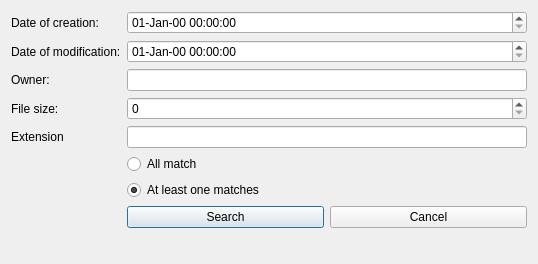
<?xml version="1.0" encoding="UTF-8"?>
<ui version="4.0">
 <class>WindowMetadataSearch</class>
 <widget class="QDialog" name="WindowMetadataSearch">
  <property name="geometry">
   <rect>
    <x>0</x>
    <y>0</y>
    <width>538</width>
    <height>264</height>
   </rect>
  </property>
  <property name="windowTitle">
   <string>Dialog</string>
  </property>
  <layout class="QFormLayout" name="formLayout">
   <item row="0" column="0">
    <widget class="QLabel" name="label_dateCreation">
     <property name="sizePolicy">
      <sizepolicy hsizetype="Preferred" vsizetype="Minimum">
       <horstretch>0</horstretch>
       <verstretch>0</verstretch>
      </sizepolicy>
     </property>
     <property name="text">
      <string>Date of creation:</string>
     </property>
    </widget>
   </item>
   <item row="0" column="1">
    <widget class="QDateTimeEdit" name="dateTimeEdit_creation">
     <property name="sizePolicy">
      <sizepolicy hsizetype="Minimum" vsizetype="Minimum">
       <horstretch>0</horstretch>
       <verstretch>0</verstretch>
      </sizepolicy>
     </property>
     <property name="displayFormat">
      <string>dd-MMM-yy HH:mm:ss</string>
     </property>
    </widget>
   </item>
   <item row="1" column="0">
    <widget class="QLabel" name="label_dateModification">
     <property name="sizePolicy">
      <sizepolicy hsizetype="Preferred" vsizetype="Minimum">
       <horstretch>0</horstretch>
       <verstretch>0</verstretch>
      </sizepolicy>
     </property>
     <property name="text">
      <string>Date of modification:</string>
     </property>
    </widget>
   </item>
   <item row="1" column="1">
    <widget class="QDateTimeEdit" name="dateTimeEdit_modification">
     <property name="sizePolicy">
      <sizepolicy hsizetype="Minimum" vsizetype="Minimum">
       <horstretch>0</horstretch>
       <verstretch>0</verstretch>
      </sizepolicy>
     </property>
     <property name="displayFormat">
      <string>dd-MMM-yy HH:mm:ss</string>
     </property>
    </widget>
   </item>
   <item row="2" column="0">
    <widget class="QLabel" name="label_owner">
     <property name="sizePolicy">
      <sizepolicy hsizetype="Preferred" vsizetype="Minimum">
       <horstretch>0</horstretch>
       <verstretch>0</verstretch>
      </sizepolicy>
     </property>
     <property name="text">
      <string>Owner:</string>
     </property>
    </widget>
   </item>
   <item row="2" column="1">
    <widget class="QLineEdit" name="lineEdit_owner">
     <property name="sizePolicy">
      <sizepolicy hsizetype="Expanding" vsizetype="Minimum">
       <horstretch>0</horstretch>
       <verstretch>0</verstretch>
      </sizepolicy>
     </property>
    </widget>
   </item>
   <item row="3" column="0">
    <widget class="QLabel" name="label_length">
     <property name="sizePolicy">
      <sizepolicy hsizetype="Preferred" vsizetype="Minimum">
       <horstretch>0</horstretch>
       <verstretch>0</verstretch>
      </sizepolicy>
     </property>
     <property name="text">
      <string>File size:</string>
     </property>
    </widget>
   </item>
   <item row="3" column="1">
    <widget class="QSpinBox" name="spinBox_length">
     <property name="enabled">
      <bool>true</bool>
     </property>
     <property name="sizePolicy">
      <sizepolicy hsizetype="Minimum" vsizetype="Minimum">
       <horstretch>0</horstretch>
       <verstretch>0</verstretch>
      </sizepolicy>
     </property>
     <property name="maximum">
      <number>999999999</number>
     </property>
    </widget>
   </item>
   <item row="4" column="0">
    <widget class="QLabel" name="label_extension">
     <property name="sizePolicy">
      <sizepolicy hsizetype="Preferred" vsizetype="Minimum">
       <horstretch>0</horstretch>
       <verstretch>0</verstretch>
      </sizepolicy>
     </property>
     <property name="text">
      <string>Extension</string>
     </property>
    </widget>
   </item>
   <item row="4" column="1">
    <widget class="QLineEdit" name="lineEdit_extension">
     <property name="sizePolicy">
      <sizepolicy hsizetype="Expanding" vsizetype="Minimum">
       <horstretch>0</horstretch>
       <verstretch>0</verstretch>
      </sizepolicy>
     </property>
    </widget>
   </item>
   <item row="12" column="1">
    <layout class="QHBoxLayout" name="horizontalLayout">
     <item>
      <widget class="QPushButton" name="button_search">
       <property name="sizePolicy">
        <sizepolicy hsizetype="Minimum" vsizetype="Minimum">
         <horstretch>0</horstretch>
         <verstretch>0</verstretch>
        </sizepolicy>
       </property>
       <property name="text">
        <string>Search</string>
       </property>
      </widget>
     </item>
     <item>
      <widget class="QPushButton" name="pushButton_cancel">
       <property name="sizePolicy">
        <sizepolicy hsizetype="Minimum" vsizetype="Minimum">
         <horstretch>0</horstretch>
         <verstretch>0</verstretch>
        </sizepolicy>
       </property>
       <property name="text">
        <string>Cancel</string>
       </property>
      </widget>
     </item>
    </layout>
   </item>
   <item row="6" column="1">
    <widget class="QRadioButton" name="radioButton_AND">
     <property name="sizePolicy">
      <sizepolicy hsizetype="Minimum" vsizetype="Minimum">
       <horstretch>0</horstretch>
       <verstretch>0</verstretch>
      </sizepolicy>
     </property>
     <property name="text">
      <string>All match</string>
     </property>
     <property name="checked">
      <bool>false</bool>
     </property>
    </widget>
   </item>
   <item row="7" column="1">
    <widget class="QRadioButton" name="radioButton_OR">
     <property name="sizePolicy">
      <sizepolicy hsizetype="Minimum" vsizetype="Minimum">
       <horstretch>0</horstretch>
       <verstretch>0</verstretch>
      </sizepolicy>
     </property>
     <property name="text">
      <string>At least one matches</string>
     </property>
     <property name="checked">
      <bool>true</bool>
     </property>
    </widget>
   </item>
  </layout>
 </widget>
 <resources/>
 <connections/>
</ui>
